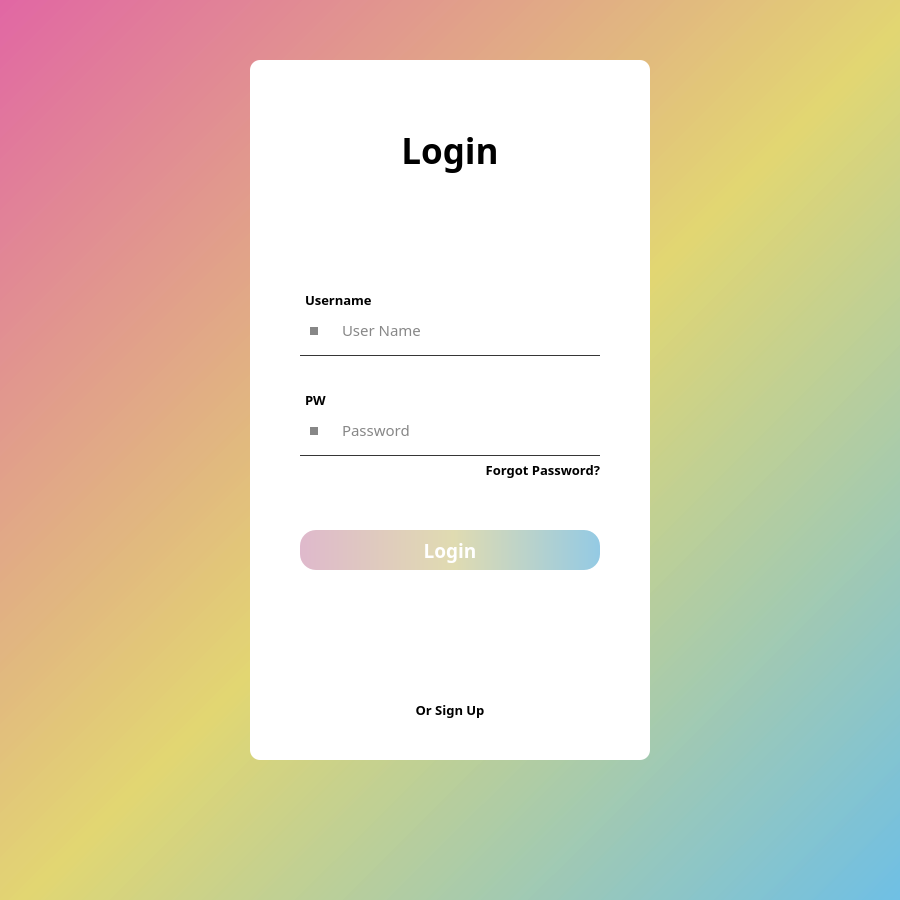
<?xml version="1.0" encoding="UTF-8"?>
<ui version="4.0">
 <class>dialog</class>
 <widget class="QDialog" name="dialog">
  <property name="geometry">
   <rect>
    <x>0</x>
    <y>0</y>
    <width>900</width>
    <height>900</height>
   </rect>
  </property>
  <property name="font">
   <font>
    <family>Onyx</family>
    <pointsize>22</pointsize>
    <weight>50</weight>
    <bold>false</bold>
   </font>
  </property>
  <property name="windowTitle">
   <string>Dialog</string>
  </property>
  <property name="windowOpacity">
   <double>-1.000000000000000</double>
  </property>
  <property name="styleSheet">
   <string notr="true">background-color : qlineargradient(spread:pad, x1:0, y1:0, x2:1, y2:1, stop:0 rgba(223, 95, 159, 200), stop:0.513812 rgba(224, 212, 107, 200), stop:1 rgba(103, 188, 228, 200))</string>
  </property>
  <widget class="QWidget" name="widget_2" native="true">
   <property name="geometry">
    <rect>
     <x>250</x>
     <y>60</y>
     <width>400</width>
     <height>700</height>
    </rect>
   </property>
   <property name="styleSheet">
    <string notr="true">background-color: rgb(255, 255, 255);

border-radius : 10px;</string>
   </property>
   <widget class="Line" name="line">
    <property name="geometry">
     <rect>
      <x>50</x>
      <y>295</y>
      <width>300</width>
      <height>1</height>
     </rect>
    </property>
    <property name="styleSheet">
     <string notr="true">background-color: rgb(54, 54, 54);</string>
    </property>
    <property name="orientation">
     <enum>Qt::Horizontal</enum>
    </property>
   </widget>
   <widget class="Line" name="line_2">
    <property name="geometry">
     <rect>
      <x>50</x>
      <y>395</y>
      <width>300</width>
      <height>1</height>
     </rect>
    </property>
    <property name="styleSheet">
     <string notr="true">background-color: rgb(54, 54, 54);</string>
    </property>
    <property name="orientation">
     <enum>Qt::Horizontal</enum>
    </property>
   </widget>
   <widget class="QLabel" name="label_4">
    <property name="geometry">
     <rect>
      <x>100</x>
      <y>630</y>
      <width>200</width>
      <height>40</height>
     </rect>
    </property>
    <property name="styleSheet">
     <string notr="true">color:rgb(0, 0, 0);
background-color: rgb(255, 255, 255);

font-weight : 600;
font-family : 'Dosis';
font-size : 10pt;</string>
    </property>
    <property name="text">
     <string>Or Sign Up</string>
    </property>
    <property name="alignment">
     <set>Qt::AlignCenter</set>
    </property>
   </widget>
   <widget class="QLabel" name="label_5">
    <property name="geometry">
     <rect>
      <x>150</x>
      <y>390</y>
      <width>200</width>
      <height>40</height>
     </rect>
    </property>
    <property name="styleSheet">
     <string notr="true">color:rgb(0, 0, 0);
background-color: rgba(255, 255, 255, 0);

font-weight : 600;
font-family : 'Dosis';
font-size : 10pt;</string>
    </property>
    <property name="text">
     <string>Forgot Password?</string>
    </property>
    <property name="alignment">
     <set>Qt::AlignRight|Qt::AlignTrailing|Qt::AlignVCenter</set>
    </property>
   </widget>
   <widget class="Line" name="line_3">
    <property name="geometry">
     <rect>
      <x>60</x>
      <y>267</y>
      <width>8</width>
      <height>8</height>
     </rect>
    </property>
    <property name="styleSheet">
     <string notr="true">background-color: rgba(0, 0, 0, 120);

border-radius : 50px;</string>
    </property>
    <property name="orientation">
     <enum>Qt::Vertical</enum>
    </property>
   </widget>
   <widget class="Line" name="line_4">
    <property name="geometry">
     <rect>
      <x>60</x>
      <y>367</y>
      <width>8</width>
      <height>8</height>
     </rect>
    </property>
    <property name="styleSheet">
     <string notr="true">background-color: rgba(0, 0, 0, 120);

border-radius : 50px;</string>
    </property>
    <property name="orientation">
     <enum>Qt::Vertical</enum>
    </property>
   </widget>
   <widget class="QLabel" name="label_2">
    <property name="geometry">
     <rect>
      <x>55</x>
      <y>220</y>
      <width>200</width>
      <height>40</height>
     </rect>
    </property>
    <property name="styleSheet">
     <string notr="true">color:rgb(0, 0, 0);
background-color: rgb(255, 255, 255);

font-weight : 600;
font-family : 'Dosis';
font-size : 10pt;</string>
    </property>
    <property name="text">
     <string>Username</string>
    </property>
    <property name="alignment">
     <set>Qt::AlignLeading|Qt::AlignLeft|Qt::AlignVCenter</set>
    </property>
   </widget>
   <widget class="QLineEdit" name="PW">
    <property name="geometry">
     <rect>
      <x>90</x>
      <y>350</y>
      <width>260</width>
      <height>40</height>
     </rect>
    </property>
    <property name="styleSheet">
     <string notr="true">color : rgba(0, 0, 0, 240);
background-color : rgba(0, 0, 0, 0);

font-size:11pt;
font-family : 'Dosis';</string>
    </property>
    <property name="text">
     <string/>
    </property>
    <property name="frame">
     <bool>false</bool>
    </property>
    <property name="placeholderText">
     <string>Password</string>
    </property>
    <property name="clearButtonEnabled">
     <bool>false</bool>
    </property>
   </widget>
   <widget class="QPushButton" name="Login_button">
    <property name="geometry">
     <rect>
      <x>50</x>
      <y>470</y>
      <width>300</width>
      <height>40</height>
     </rect>
    </property>
    <property name="styleSheet">
     <string notr="true">color : rgb(255, 255, 255);
background-color : qlineargradient(spread:pad, x1:0, y1:0, x2:1, y2:0, stop:0 rgba(223, 185, 204, 255), stop:0.510989 rgba(224, 219, 177, 255), stop:1 rgba(148, 202, 228, 255));

font-family : 'Dosis';
font-weight : bold;
font-size : 14pt;

border-radius : 16px;</string>
    </property>
    <property name="text">
     <string>Login</string>
    </property>
    <property name="checkable">
     <bool>false</bool>
    </property>
   </widget>
   <widget class="QLabel" name="label">
    <property name="geometry">
     <rect>
      <x>100</x>
      <y>60</y>
      <width>200</width>
      <height>60</height>
     </rect>
    </property>
    <property name="font">
     <font>
      <family>Dosis</family>
      <pointsize>26</pointsize>
      <weight>75</weight>
      <bold>true</bold>
     </font>
    </property>
    <property name="layoutDirection">
     <enum>Qt::LeftToRight</enum>
    </property>
    <property name="styleSheet">
     <string notr="true">color : rgb(0, 0, 0);
background-color : rgb(255, 255, 255);

font-family : 'Dosis';
font-weight : bold;
font-size : 26pt; </string>
    </property>
    <property name="text">
     <string>Login</string>
    </property>
    <property name="alignment">
     <set>Qt::AlignCenter</set>
    </property>
   </widget>
   <widget class="QLabel" name="label_3">
    <property name="geometry">
     <rect>
      <x>55</x>
      <y>320</y>
      <width>200</width>
      <height>40</height>
     </rect>
    </property>
    <property name="styleSheet">
     <string notr="true">color:rgb(0, 0, 0);
background-color: rgb(255, 255, 255);

font-weight : 600;
font-family : 'Dosis';
font-size : 10pt;</string>
    </property>
    <property name="text">
     <string>PW</string>
    </property>
    <property name="alignment">
     <set>Qt::AlignLeading|Qt::AlignLeft|Qt::AlignVCenter</set>
    </property>
   </widget>
   <widget class="QLineEdit" name="ID">
    <property name="geometry">
     <rect>
      <x>90</x>
      <y>250</y>
      <width>260</width>
      <height>40</height>
     </rect>
    </property>
    <property name="styleSheet">
     <string notr="true">color : rgba(0, 0, 0, 240);
background-color : rgba(0, 0, 0, 0);

font-size:11pt;
font-family : 'Dosis';</string>
    </property>
    <property name="text">
     <string/>
    </property>
    <property name="frame">
     <bool>false</bool>
    </property>
    <property name="placeholderText">
     <string>User Name</string>
    </property>
   </widget>
  </widget>
 </widget>
 <resources/>
 <connections/>
</ui>
